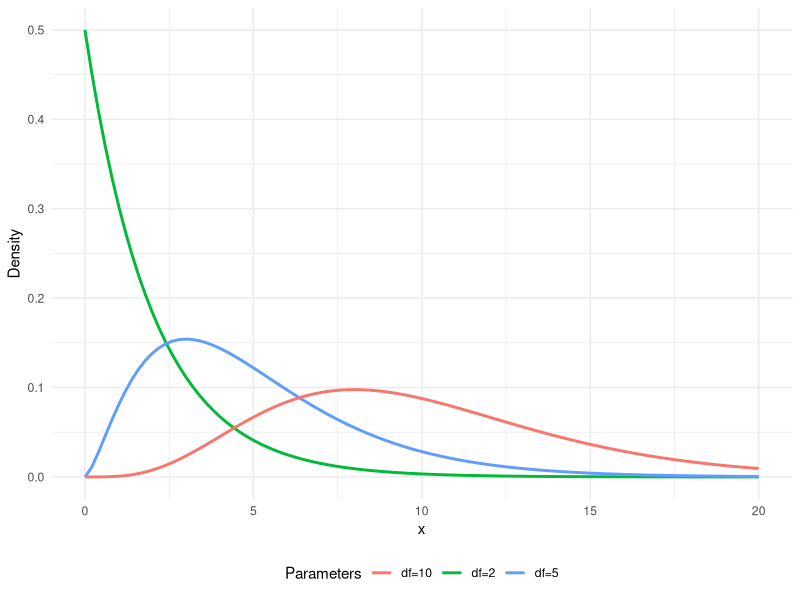

Generate this figure with R:
## ---- chunk 1
#| eval: true
#| echo: false
#| warning: false
#| fig-cap: Chi-square distribution.
# Packages
library(ggplot2)

# Plot
ggplot2::ggplot(data.frame(x = c(0, 20)), aes(x)) +
  ggplot2::stat_function(
    fun = dchisq, args = list(df = 2),
    aes(color = "df=2"),  linewidth = 1
  ) +
  ggplot2::stat_function(
    fun = dchisq, args = list(df = 5),
    aes(color = "df=5"),  linewidth = 1
  ) +
  ggplot2::stat_function(
    fun = dchisq, args = list(df = 10),
    aes(color = "df=10"),  linewidth = 1
  ) +
  ggplot2::labs(color = "Parameters") +
  ggplot2::ylab("Density") +
  ggplot2::xlab("x") +
  ggplot2::theme_minimal() +
  ggplot2::theme(legend.position = "bottom")
